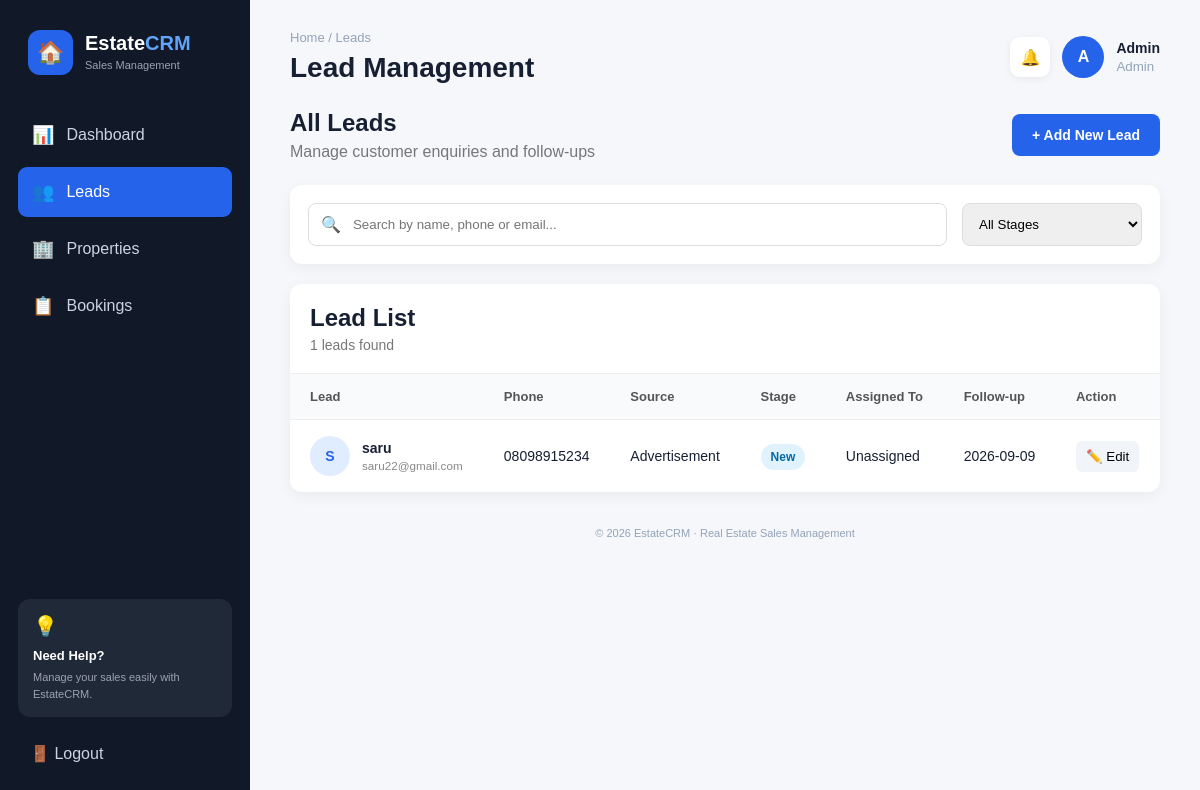
Page /leads (signed in) on the committed database.
### tables this page shows
CREATE TABLE leads (
        id INTEGER PRIMARY KEY AUTOINCREMENT,
        name TEXT NOT NULL,
        phone TEXT NOT NULL,
        email TEXT,
        source TEXT,
        stage TEXT DEFAULT 'New',
        assigned_to INTEGER,
        notes TEXT,
        follow_up_date TEXT,
        created_at TEXT DEFAULT CURRENT_TIMESTAMP,
        FOREIGN KEY (assigned_to) REFERENCES users(id)
    );

### app.py (the view, shortened to what this page needs)
@app.route("/leads")
def leads():
    if "user_id" not in session:
        return redirect("/login")
    conn = get_db()
    if session["role"] == "Admin":
        leads = conn.execute("""
            SELECT
                leads.*,
                users.name AS employee_name
            FROM leads
            LEFT JOIN users
            ON leads.assigned_to = users.id
            ORDER BY leads.id DESC
        """).fetchall()
    employees = conn.execute("""
        SELECT *
        FROM users
        WHERE role = 'Sales Employee'
    """).fetchall()
    conn.close()
    return render_template(
        "leads.html",
        leads=leads,
        employees=employees,
        name=session["name"],
        role=session["role"]
    )

### database.py (called while the page is built)
def get_db():
    conn = sqlite3.connect(DATABASE)
    conn.row_factory = sqlite3.Row
    return conn

### templates/leads.html (shortened to what this page needs)
<!DOCTYPE html>
<html lang="en">
<head>
    <link rel="stylesheet"
          href="{{ url_for('static', filename='style.css') }}">
    <link rel="stylesheet"
          href="{{ url_for('static', filename='leads.css') }}">
</head>
<body>
<div class="crm-layout">
    <aside class="sidebar">
        <div class="logo">
            <div class="logo-icon">🏠</div>
            <div>
                <h2>Estate<span>CRM</span></h2>
                <small>Sales Management</small>
            </div>
        </div>
        <nav>
            <a href="/dashboard" class="nav-link">
                <span>📊</span>
                Dashboard
            </a>
            <a href="/leads" class="nav-link active">
                <span>👥</span>
                Leads
            </a>
            <a href="#" class="nav-link">
                <span>🏢</span>
                Properties
            </a>
            <a href="#" class="nav-link">
                <span>📋</span>
                Bookings
            </a>
        </nav>
        <div class="sidebar-bottom">
            <div class="help-box">
                <div>💡</div>
                <strong>Need Help?</strong>
                <p>Manage your sales easily with EstateCRM.</p>
            </div>
            <a href="/logout" class="logout-link">
                🚪 Logout
            </a>
        </div>
    </aside>
    <main class="main-content">
        <header class="topbar">
            <div>
                <p class="breadcrumb">
                    Home / Leads
                </p>
                <h1>Lead Management</h1>
            </div>
            <div class="profile">
                <div class="notification">
                    🔔
                </div>
                <div class="avatar">
                    {{ name[0]|upper }}
                </div>
                <div class="profile-info">
                    <strong>{{ name }}</strong>
                    <small>{{ role }}</small>
                </div>
            </div>
        </header>
        <section class="lead-header">
            <div>
                <h2>All Leads</h2>
                <p>Manage customer enquiries and follow-ups</p>
            </div>
            <button class="add-lead-btn"
                    onclick="openLeadForm()">
                + Add New Lead
            </button>
        </section>
        <section class="filter-card">
            <div class="search-box">
                <span>🔍</span>
                <input
                    type="text"
                    id="searchInput"
                    placeholder="Search by name, phone or email..."
                    onkeyup="searchLeads()">
            </div>
            <select id="stageFilter"
                    onchange="filterLeads()">
                <option value="all">
                    All Stages
                </option>
            </select>
        </section>
        <section class="leads-card">
            <div class="table-header">
                <div>
                    <h2>Lead List</h2>
                    <p>{{ leads|length }} leads found</p>
                </div>
            </div>
            <div class="table-container">
                <table id="leadsTable">
                    <thead>
                    <tr>
                        <th>Lead</th>
                        <th>Phone</th>
                        <th>Source</th>
                        <th>Stage</th>
                        <th>Assigned To</th>
                        <th>Follow-up</th>
                        <th>Action</th>
                    </tr>
                    </thead>
                    <tbody>
                    {% for lead in leads %}
                    <tr class="lead-row-data"
                        data-stage="{{ lead['stage'] }}">
                        <td>
                            <div class="customer">
                                <div class="customer-avatar">
                                    {{ lead['name'][0]|upper }}
                                </div>
                                <div>
                                    <strong>
                                        {{ lead['name'] }}
                                    </strong>
                                    <small>
                                        {{ lead['email'] or 'No email' }}
                                    </small>
                                </div>
                            </div>
                        </td>
                        <td>
                            {{ lead['phone'] }}
                        </td>
                        <td>
                            {{ lead['source'] or '-' }}
                        </td>
                        <td>
                            <span class="stage {{ lead['stage']|lower|replace(' ', '-') }}">
                                {{ lead['stage'] }}
                            </span>
                        </td>
                        <td>
                            {{ lead['employee_name'] or 'Unassigned' }}
                        </td>
                        <td>
                            {{ lead['follow_up_date'] or '-' }}
                        </td>
                        <td>
<button
    class="edit-btn"
    onclick="openEditLead(
        {{ lead['id'] }},
        '{{ lead['name'] }}',
        '{{ lead['phone'] }}',
        '{{ lead['email'] or '' }}',
        '{{ lead['source'] or '' }}',
        '{{ lead['stage'] }}',
        '{{ lead['assigned_to'] or '' }}',
        '{{ lead['notes'] or '' }}',
        '{{ lead['follow_up_date'] or '' }}'
    )">
    ✏️ Edit
</button>
                        </td>
                    </tr>
                    {% endfor %}
                    </tbody>
                </table>
            </div>
        </section>
        <footer>
            © 2026 EstateCRM · Real Estate Sales Management
        </footer>
    </main>
</div>
</body>
</html>

### static/style.css (style rules this page uses)
* { margin: 0; padding: 0; box-sizing: border-box; }
body { font-family: Arial, Helvetica, sans-serif; background: #f5f7fb; color: #172033; }
.crm-layout { display: flex; min-height: 100vh; }
.sidebar { width: 250px; background: #111827; color: white; padding: 25px 18px; display: flex; flex-direction: column; position: fixed; left: 0; top: 0; bottom: 0; }
.logo { display: flex; align-items: center; gap: 12px; padding: 5px 10px 35px; }
.logo-icon { width: 45px; height: 45px; background: #2563eb; border-radius: 12px; display: flex; align-items: center; justify-content: center; font-size: 22px; }
.logo h2 { font-size: 20px; }
.logo h2 span { color: #60a5fa; }
.logo small { color: #9ca3af; font-size: 11px; }
nav { display: flex; flex-direction: column; gap: 7px; }
.nav-link { color: #cbd5e1; text-decoration: none; padding: 14px; border-radius: 9px; display: flex; align-items: center; gap: 12px; transition: 0.3s; }
.nav-link:hover, .nav-link.active { background: #2563eb; color: white; }
.nav-link span { font-size: 18px; }
.sidebar-bottom { margin-top: auto; }
.help-box { background: #1f2937; border-radius: 12px; padding: 15px; margin-bottom: 15px; }
.help-box div { font-size: 20px; margin-bottom: 8px; }
.help-box strong { font-size: 13px; }
.help-box p { color: #9ca3af; font-size: 11px; line-height: 1.5; margin-top: 5px; }
.logout-link { color: #cbd5e1; text-decoration: none; display: block; padding: 12px; border-radius: 8px; }
.main-content { margin-left: 250px; width: calc(100% - 250px); padding: 30px 40px; }
.topbar { display: flex; justify-content: space-between; align-items: center; margin-bottom: 25px; }
.breadcrumb { color: #94a3b8; font-size: 13px; margin-bottom: 7px; }
.topbar h1 { font-size: 28px; }
.profile { display: flex; align-items: center; gap: 12px; }
.notification { width: 40px; height: 40px; background: white; border-radius: 10px; display: flex; align-items: center; justify-content: center; box-shadow: 0 2px 8px rgba(0,0,0,0.06); }
.avatar { width: 42px; height: 42px; background: #2563eb; color: white; border-radius: 50%; display: flex; justify-content: center; align-items: center; font-weight: bold; }
.profile-info { display: flex; flex-direction: column; }
.profile-info strong { font-size: 14px; }
.profile-info small { color: #94a3b8; margin-top: 3px; }
footer { text-align: center; color: #94a3b8; font-size: 11px; margin-top: 35px; }

### static/leads.css (style rules this page uses)
.lead-header { display: flex; justify-content: space-between; align-items: center; margin-bottom: 24px; }
.lead-header h2 { margin: 0; font-size: 24px; }
.lead-header p { margin-top: 6px; color: #777; }
.add-lead-btn { border: none; padding: 13px 20px; border-radius: 8px; background: #2563eb; color: white; font-size: 14px; font-weight: 600; cursor: pointer; }
.filter-card { background: white; padding: 18px; border-radius: 12px; display: flex; gap: 15px; margin-bottom: 20px; box-shadow: 0 4px 15px rgba(0,0,0,0.05); }
.search-box { flex: 1; display: flex; align-items: center; border: 1px solid #ddd; border-radius: 8px; padding: 0 12px; }
.search-box input { width: 100%; border: none; outline: none; padding: 12px; }
.filter-card select { min-width: 180px; border: 1px solid #ddd; border-radius: 8px; padding: 12px; }
.leads-card { background: white; border-radius: 12px; box-shadow: 0 4px 15px rgba(0,0,0,0.05); overflow: hidden; }
.table-header { padding: 20px; border-bottom: 1px solid #eee; }
.table-header h2 { margin: 0; }
.table-header p { margin-top: 5px; color: #777; font-size: 14px; }
.table-container { overflow-x: auto; }
table { width: 100%; border-collapse: collapse; }
th { text-align: left; padding: 15px 20px; background: #f8fafc; color: #555; font-size: 13px; }
td { padding: 16px 20px; border-top: 1px solid #eee; font-size: 14px; }
.customer { display: flex; align-items: center; gap: 12px; }
.customer-avatar { width: 40px; height: 40px; border-radius: 50%; background: #e0ecff; display: flex; justify-content: center; align-items: center; font-weight: bold; color: #2563eb; }
.customer small { display: block; color: #888; margin-top: 3px; }
.stage { padding: 6px 10px; border-radius: 20px; font-size: 12px; font-weight: 600; }
.stage.new { background: #e0f2fe; color: #0369a1; }
.edit-btn { border: none; background: #f1f5f9; padding: 8px 10px; border-radius: 6px; cursor: pointer; }

### rows in the picture
leads: name "S", name "saru", email "saru22@gmail.com", phone "08098915234", source "Advertisement", stage "New", lead "Unassigned", follow_up_date "2026-09-09"

### other values in the picture
{{ name[0]|upper }} "A"
{{ name }} "Admin"
{{ role }} "Admin"
{{ leads|length }} "1"
